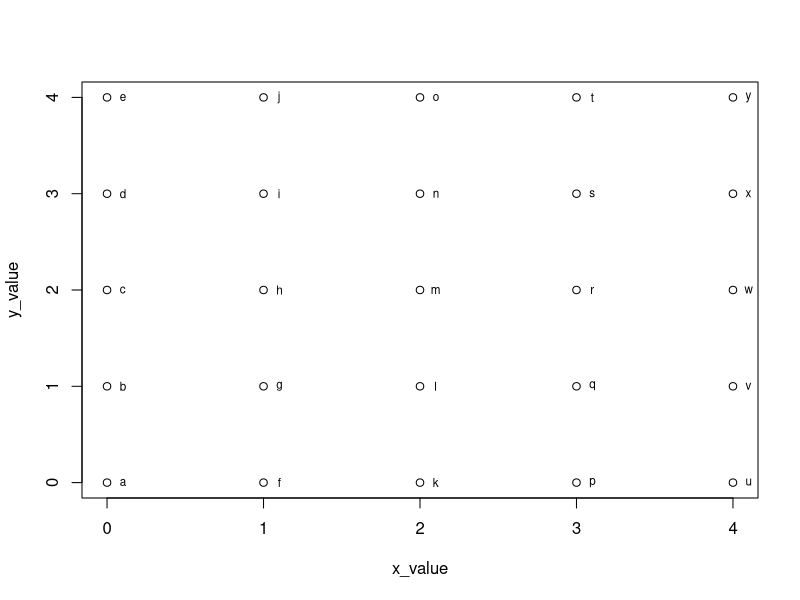
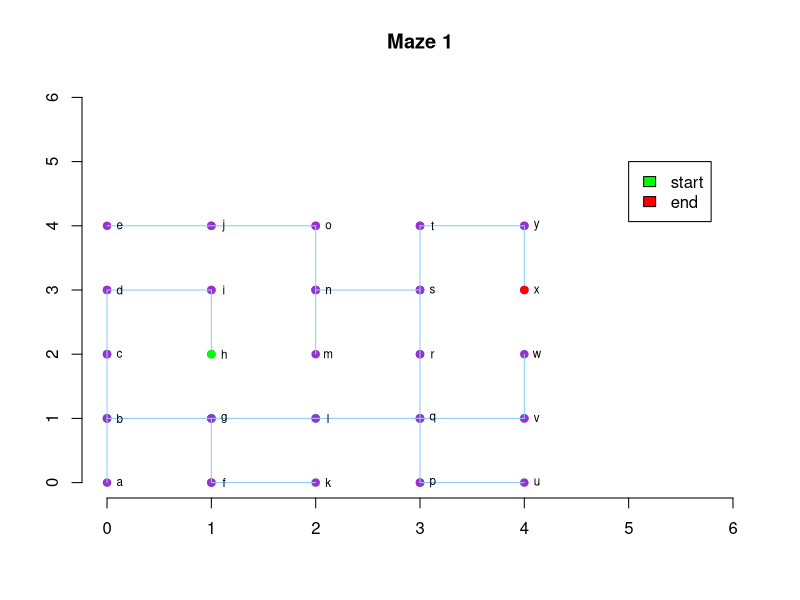
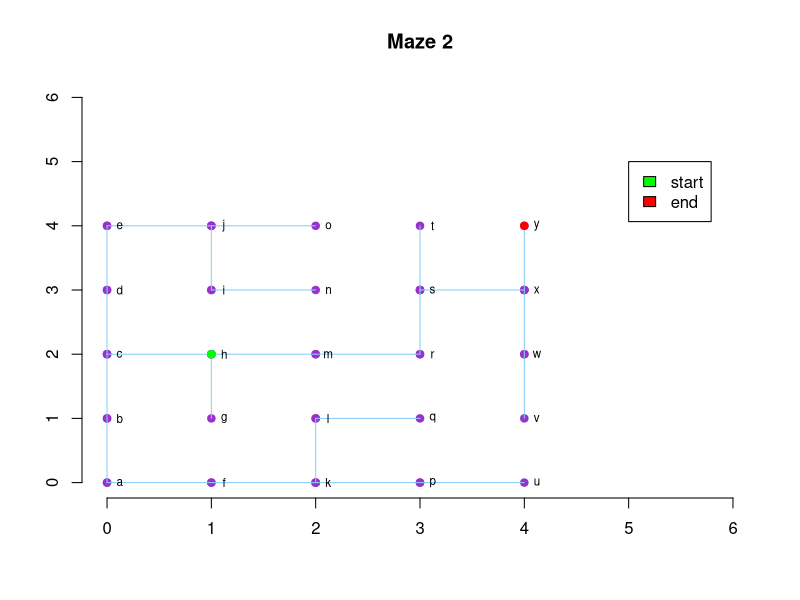
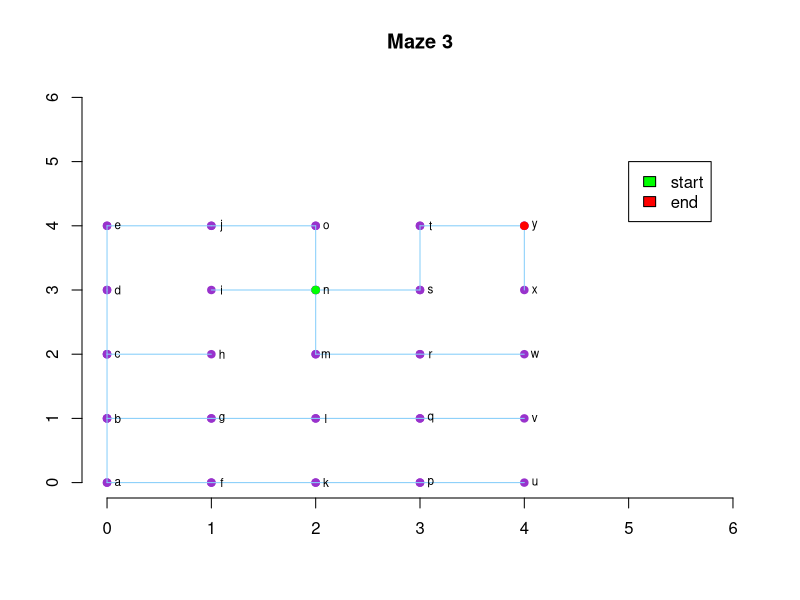

R code for these plots, in order:
# check wd
getwd()

# create a dataframe for labels
x <- 0:4
y <- 0:4
df <- data.frame(matrix(ncol=2, nrow=1))
for (x_val in x) {
  for (y_val in y) {
    df <- rbind(df, c(x_val, y_val))
  }
}

# remove empty first row
df <- df[-1,]

# row and column titles
rownames(df) <- letters[1:nrow(df)]
names(df) <- c("x_value", "y_value")

# check plot and labels
plot(df)
text(df[,1] + 0.10, df[,2], labels=rownames(df), cex=0.7)

### GET DATA

# get the maze data for maze 1
maze_points <- read.table("maze_edges.txt")
edges <- read.table("maze_coordinate_pairs.txt")

# get data for maze 2
maze_points2 <- read.table("maze_edges2.txt")
edges2 <- read.table("maze_coordinate_pairs2.txt")

# get data for maze 3
maze_points3 <- read.table("maze_edges3.txt")
edges3 <- read.table("maze_coordinate_pairs3.txt")


### GENERATE THE MAZE PLOT IMAGES

# generate maze 1 png
png(file="aMAZEd_graph.png", width=600, height=600)

plot(0:6, 0:6, type = "n", bty="n", main="Maze 1", xlab="", ylab="") + points(maze_points, pch=19, col = "darkorchid") + segments(edges[,1], edges[,2], edges[,3], edges[,4], col = "lightskyblue", lty = par("lty"), xpd = FALSE) + points(maze_points[1,], pch=19, col = "green") + points(maze_points[nrow(maze_points),], pch=19, col ="red")
text(df[,1] + 0.12, df[,2], labels=rownames(df), cex=0.7)
legend(5, 5, legend=c("start", "end"), 
       fill = c("green","red"))

# save image
dev.off()

# generate maze 2 png
png(file="aMAZEd_graph2.png", width=600, height=600)

# plot details
plot(0:6, 0:6, type = "n", bty="n", main="Maze 2", xlab="", ylab="") + points(maze_points2, pch=19, col = "darkorchid") + segments(edges2[,1], edges2[,2], edges2[,3], edges2[,4], col = "lightskyblue", lty = par("lty"), xpd = FALSE) + points(maze_points2[1,], pch=19, col = "green") + points(maze_points2[nrow(maze_points2),], pch=19, col ="red")
text(df[,1] + 0.12, df[,2], labels=rownames(df), cex=0.7)
legend(5, 5, legend=c("start", "end"), 
       fill = c("green","red"))

# save image
dev.off()



# generate maze 3 png
png(file="aMAZEd_graph3.png", width=600, height=600)


# plot details
plot(0:6, 0:6, type = "n", bty="n", main="Maze 3", xlab="", ylab="") + points(maze_points3, pch=19, col = "darkorchid") + segments(edges3[,1], edges3[,2], edges3[,3], edges3[,4],                                                                                                                                   col = "lightskyblue", lty = par("lty"), xpd = FALSE) + points(maze_points3[1,], pch=19, col = "green") + points(maze_points3[nrow(maze_points3),], pch=19, col ="red") 

# add labels to each point
text(df[,1] + 0.10, df[,2], labels=rownames(df), cex=0.7)

# add legend
legend(5, 5, legend=c("start", "end"), 
       fill = c("green","red"))

# save image
dev.off()





